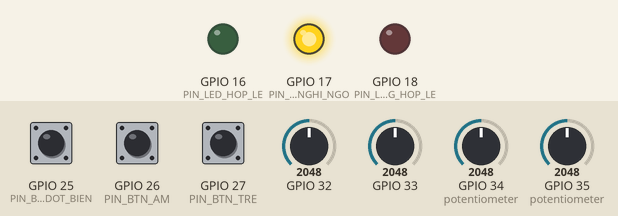
Bench run of a sketch on a simulated ESP32. Shown: output pins drawn as LEDs (lit = HIGH). The test bench sets the inputs (shaded band); at power-on: GPIO 25 (PIN_BTN_DOT_BIEN) HIGH, GPIO 26 (PIN_BTN_AM) HIGH, GPIO 27 (PIN_BTN_TRE) HIGH, GPIO 32 = 2048, GPIO 33 = 2048, GPIO 34 (potentiometer) = 2048, GPIO 35 (potentiometer) = 2048. WiFi joins after 1.5 s; servers stay silent unless stated; the local clock reads 2024-03-15 10:24:30 at power-on unless the sketch sets it; random numbers use the default seed unless the sketch sets one; no MQTT or app messages arrive unless stated; what the sketch prints to the serial monitor is not drawn.

Above: at 2.7 s.
2.8 s: GPIO 25 (PIN_BTN_DOT_BIEN) pulled LOW for 3.2 s
At 4.6 s:
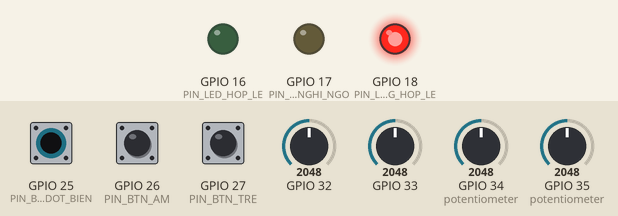
19.5 s: GPIO 26 (PIN_BTN_AM) pulled LOW for 3.2 s
At 25.2 s:
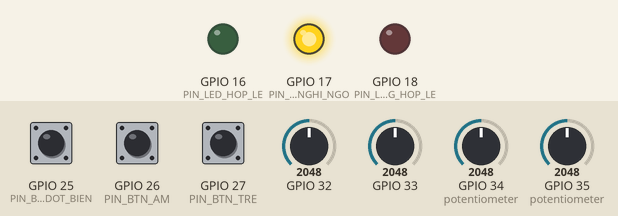
Timing chart, 0 to 26.5 s (numbered marks = the images above; inputs shaded):
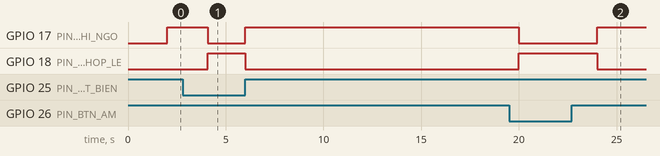

The sketch:

sketch.ino
```cpp
/*
  Thiet bi lam 3 viec:
    1) THU NHAN phep do tu cam bien (doc ADC, gan thoi diem do)
    2) KIEM TRA CHAT LUONG so bo (HOP_LE / NGHI_NGO / KHONG_HOP_LE kem ly do)
    3) CONG BO NGUON GOC: gui len MQTT ban tin gom gia tri + 4 thuoc tinh
       (trang thai hop le, phuong phap do, phien ban hieu chuan, do tre)
  Phan mem WinForms/Oracle nhan ban tin, tinh thoi diem nhan, kiem tra lai va luu.
*/
#include <WiFi.h>
#include <PubSubClient.h>
#include <time.h>

// ---------- Dinh nghia kieu du lieu (Dat len tren dau truoc khi dung) ----------
struct KetQua {
  const char* trangThai;
  String lyDo;
};

// ---------- Cau hinh ----------
const char* WIFI_SSID = "Wokwi-GUEST";
const char* WIFI_PASS = "";
const char* MQTT_HOST = "broker.hivemq.com";
const uint16_t MQTT_PORT = 1883;
// DOI thanh chuoi rieng cua ban (broker cong khai, ai cung doc duoc)
const char* MQTT_TOPIC = "envmon-demo-abc123/tram01/phepdo";
const char* MA_TRAM = "TRAM01";

const unsigned long CHU_KY_MS = 2000;       // chu ky do (demo:  giay)
const long NGUONG_DO_TRE_S = 30;            // do tre > 30 s => nghi ngo

// Nut gia lap loi (giu nut khi den chu ky do)
const int PIN_BTN_DOT_BIEN = 25;   // gia tri tang dot bien
const int PIN_BTN_AM       = 26;   // gia tri am (-5)
const int PIN_BTN_TRE      = 27;   // du lieu den tre 60 giay
// LED trang thai
const int PIN_LED_HOP_LE = 16, PIN_LED_NGHI_NGO = 17, PIN_LED_KHONG_HOP_LE = 18;

// ---------- Du lieu cam bien ----------
struct HieuChuan { const char* ma; time_t tuLuc; };

// Khớp chính xác mã phiên bản với bảng PhienBanHieuChuan trong Oracle (từ 2026-01-01 00:00 UTC+7)
const HieuChuan HC_CB01[] = { { "PB_CB01_2026", 1767200400 } };
const HieuChuan HC_CB03[] = { { "PB_CB03_2026", 1767200400 } };

struct CamBien {
  const char* ma; const char* loaiChiSo; const char* donVi;
  const char* maPP; const char* tenPP;
  int pin; float giaTriToiDa;      // nguong vat ly
  float nguongDotBien;             // chenh lech toi da so voi lan truoc
  const HieuChuan* hc; int soHc;   // nullptr = chua co phien ban hieu chuan
  float truoc; bool coTruoc;
};

CamBien dsCamBien[] = {
  { "CB01", "PM2.5",  "ug/m3", "PP01", "Tan xao anh sang (Laser)", 34, 500,  100, HC_CB01, 1, 0, false },
  { "CB02", "PM10",   "ug/m3", "PP01", "Tan xao anh sang (Laser)", 35, 600,  150, nullptr, 0, 0, false },
  { "CB03", "CO2",    "ppm",   "PP03", "Hong ngoai khong phan tan (NDIR)", 32, 5000, 500, HC_CB03, 1, 0, false },
  { "CB04", "NhietDo","°C",    "PP05", "Cam bien dien tro nhiet", 33, 100,  20, nullptr, 0, 0, false }
};
const int SO_CB = sizeof(dsCamBien) / sizeof(dsCamBien[0]);

WiFiClient wifi;
PubSubClient mqtt(wifi);
unsigned long lanDoCuoi = 0;

// ---------- Tien ich ----------
String dinhDangGio(time_t t) {
  struct tm tmv; localtime_r(&t, &tmv);
  char buf[24]; strftime(buf, sizeof(buf), "%Y-%m-%d %H:%M:%S", &tmv);
  return String(buf);
}
String thoatChuoi(const String& s) {      // thoat dau " va \ de JSON hop le
  String r;
  for (size_t i = 0; i < s.length(); i++) { char c = s[i]; if (c == '"' || c == '\\') r += '\\'; r += c; }
  return r;
}
void hienLed(const char* trangThai) {
  digitalWrite(PIN_LED_HOP_LE, strcmp(trangThai, "HOP_LE") == 0);
  digitalWrite(PIN_LED_NGHI_NGO, strcmp(trangThai, "NGHI_NGO") == 0);
  digitalWrite(PIN_LED_KHONG_HOP_LE, strcmp(trangThai, "KHONG_HOP_LE") == 0);
}
void ketNoiWifi() {
  WiFi.begin(WIFI_SSID, WIFI_PASS);
  Serial.print("Dang ket noi WiFi");
  while (WiFi.status() != WL_CONNECTED) { delay(300); Serial.print("."); }
  Serial.println(" OK");
}
void dongBoGio() {
  configTime(7 * 3600, 0, "pool.ntp.org", "time.nist.gov");   // UTC+7
  Serial.print("Dong bo gio NTP");
  while (time(nullptr) < 1700000000) { delay(300); Serial.print("."); }
  Serial.println(" OK");
}
void ketNoiMqtt() {
  while (!mqtt.connected()) {
    String id = String("envmon-") + MA_TRAM + "-" + String((uint32_t)esp_random(), HEX);
    Serial.print("Ket noi MQTT... ");
    if (mqtt.connect(id.c_str())) Serial.println("OK");
    else { Serial.print("loi rc="); Serial.println(mqtt.state()); delay(2000); }
  }
}

// ---------- 2) Kiem tra chat luong so bo ----------
KetQua kiemTraChatLuong(CamBien& cb, float v, time_t tgDo, time_t tgGui, const char* maPhienBan) {
  // Quy tac nguong vat ly: vi pham nghiem trong => KHONG_HOP_LE
  if (v < 0)              return { "KHONG_HOP_LE", "Gia tri am (" + String(v, 1) + ")" };
  if (v > cb.giaTriToiDa) return { "KHONG_HOP_LE", "Vuot nguong vat ly " + String(cb.giaTriToiDa, 0) };
  // Cac quy tac con lai: dau hieu bat thuong => NGHI_NGO
  String lyDo = "";
  long doTre = (long)(tgGui - tgDo);
  if (doTre > NGUONG_DO_TRE_S) lyDo += "Do tre " + String(doTre) + " s vuot nguong " + String(NGUONG_DO_TRE_S) + " s; ";
  if (cb.coTruoc && fabsf(v - cb.truoc) > cb.nguongDotBien)
    lyDo += "Dot bien so voi lan truoc (" + String(cb.truoc, 1) + " -> " + String(v, 1) + "); ";
  if (maPhienBan == nullptr) lyDo += "Chua co phien ban hieu chuan hieu luc; ";
  if (lyDo.length() > 0) return { "NGHI_NGO", lyDo };
  return { "HOP_LE", "" };
}

// ---------- 1) + 3) Thu nhan va cong bo ----------
void doVaCongBo(CamBien& cb) {
  // 1) Thu nhan
  time_t tgGui = time(nullptr);
  time_t tgDo = tgGui;
  float v = analogRead(cb.pin) * cb.giaTriToiDa / 4095.0f;
  if (digitalRead(PIN_BTN_TRE) == LOW)           tgDo = tgGui - 60;   // gia lap den tre
  if (digitalRead(PIN_BTN_AM) == LOW)            v = -5;              // gia lap gia tri am
  else if (digitalRead(PIN_BTN_DOT_BIEN) == LOW) v += 200;            // gia lap dot bien

  // Phien ban hieu chuan hieu luc tai thoi diem do (moi nhat co tuLuc <= tgDo)
  const char* maPhienBan = nullptr;
  for (int i = 0; i < cb.soHc; i++) if (cb.hc[i].tuLuc <= tgDo) maPhienBan = cb.hc[i].ma;

  // 2) Kiem tra chat luong
  KetQua kq = kiemTraChatLuong(cb, v, tgDo, tgGui, maPhienBan);
  hienLed(kq.trangThai);

  // 3) Cong bo nguon goc
  char json[640];
  snprintf(json, sizeof(json),
    "{\"maTram\":\"%s\",\"maCamBien\":\"%s\",\"loaiChiSo\":\"%s\",\"donVi\":\"%s\","
    "\"maPP\":\"%s\",\"phuongPhapDo\":\"%s\",\"phienBanHieuChuan\":%s%s%s,"
    "\"giaTri\":%.2f,\"tgDo\":\"%s\",\"tgGui\":\"%s\",\"doTreGiay\":%ld,"
    "\"trangThai\":\"%s\",\"lyDo\":\"%s\"}",
    MA_TRAM, cb.ma, cb.loaiChiSo, cb.donVi, cb.maPP, cb.tenPP,
    maPhienBan ? "\"" : "", maPhienBan ? maPhienBan : "null", maPhienBan ? "\"" : "",
    v, dinhDangGio(tgDo).c_str(), dinhDangGio(tgGui).c_str(), (long)(tgGui - tgDo),
    kq.trangThai, thoatChuoi(kq.lyDo).c_str());

  bool ok = mqtt.publish(MQTT_TOPIC, json);
  Serial.println(json);
  Serial.println(ok ? "  -> da cong bo" : "  -> LOI gui MQTT");

  // Ghi nho gia tri gan nhat
  if (strcmp(kq.trangThai, "KHONG_HOP_LE") != 0) { cb.truoc = v; cb.coTruoc = true; }
}

void setup() {
  Serial.begin(115200);
  pinMode(PIN_BTN_DOT_BIEN, INPUT_PULLUP);
  pinMode(PIN_BTN_AM, INPUT_PULLUP);
  pinMode(PIN_BTN_TRE, INPUT_PULLUP);
  pinMode(PIN_LED_HOP_LE, OUTPUT);
  pinMode(PIN_LED_NGHI_NGO, OUTPUT);
  pinMode(PIN_LED_KHONG_HOP_LE, OUTPUT);
  ketNoiWifi();
  dongBoGio();
  mqtt.setServer(MQTT_HOST, MQTT_PORT);
  mqtt.setBufferSize(1024);
}

void loop() {
  if (!mqtt.connected()) ketNoiMqtt();
  mqtt.loop();
  if (millis() - lanDoCuoi >= CHU_KY_MS) {
    lanDoCuoi = millis();
    for (int i = 0; i < SO_CB; i++) doVaCongBo(dsCamBien[i]);
  }
}
```

Measured:
- after the input at 2.8 s, GPIO 17 (PIN_LED_NGHI_NGO): HIGH → LOW after 1.3 s, → HIGH 1.9 s later; GPIO 18 (PIN_LED_KHONG_HOP_LE): LOW → HIGH after 1.3 s, → LOW 1.9 s later
- after the input at 19.5 s, GPIO 17 (PIN_LED_NGHI_NGO): HIGH → LOW after 0.50 s, → HIGH 4.0 s later; GPIO 18 (PIN_LED_KHONG_HOP_LE): LOW → HIGH after 0.50 s, → LOW 4.0 s later
